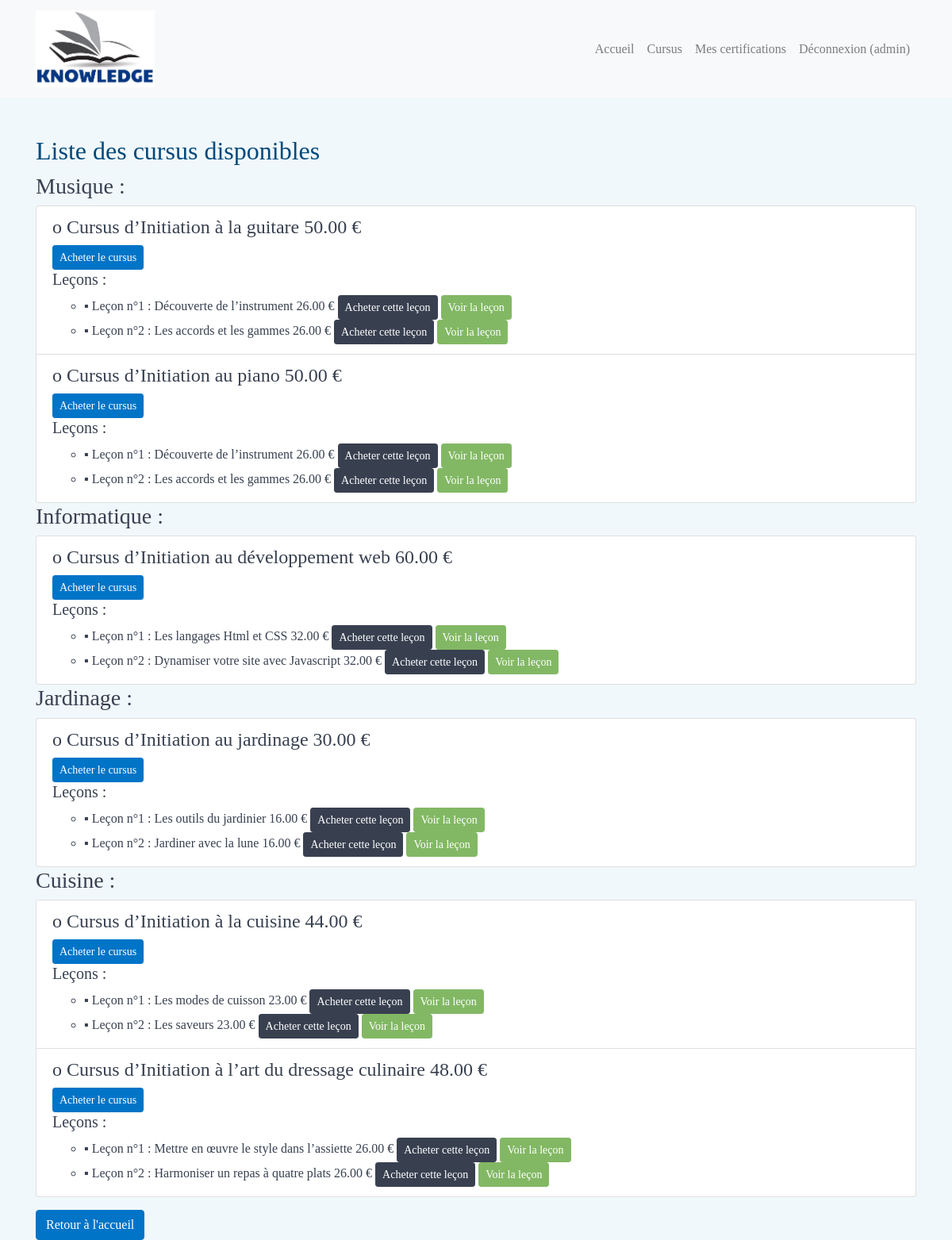
Screenshot of /cursuses/ (signed in) with the database file from the repository.
### learning/models.py (models this page shows, shortened)
class Utilisateur(AbstractUser):
    email = models.EmailField(unique=True)
    role = models.CharField(max_length=10, choices=[('client', 'Client'), ('admin', 'Admin')], default='client')
    is_active = models.BooleanField(default=False)
    created_at = models.DateTimeField(auto_now_add=True)
    updated_at = models.DateTimeField(auto_now=True)
    created_by = models.CharField(max_length=255)
    updated_by = models.CharField(max_length=255)
    groups = models.ManyToManyField(
        'auth.Group',
        related_name='utilisateur_set',
        blank=True,
        help_text='Groups this user belongs to.',
        verbose_name='groups',
    )
    user_permissions = models.ManyToManyField(
        'auth.Permission',
        related_name='utilisateur_set',
        blank=True,
        help_text='Specific permissions for this user.',
        verbose_name='user permissions',
    )

class Theme(models.Model):
    name = models.CharField(max_length=100)
    created_at = models.DateTimeField(auto_now_add=True)
    updated_at = models.DateTimeField(auto_now=True)
    created_by = models.CharField(max_length=255)
    updated_by = models.CharField(max_length=255)

class Cursus(models.Model):
    theme = models.ForeignKey(Theme, on_delete=models.CASCADE)
    name = models.CharField(max_length=100)
    price = models.DecimalField(max_digits=10, decimal_places=2)
    created_at = models.DateTimeField(auto_now_add=True)
    updated_at = models.DateTimeField(auto_now=True)
    created_by = models.CharField(max_length=255)
    updated_by = models.CharField(max_length=255)

class Lesson(models.Model):
    cursus = models.ForeignKey(Cursus, on_delete=models.CASCADE)
    title = models.CharField(max_length=100)
    content = models.TextField()
    video_url = models.CharField(max_length=255)
    price = models.DecimalField(max_digits=10, decimal_places=2)
    created_at = models.DateTimeField(auto_now_add=True)
    updated_at = models.DateTimeField(auto_now=True)
    created_by = models.CharField(max_length=255)
    updated_by = models.CharField(max_length=255)

### learning/views.py (the view)
# urls.py: path('cursuses/', views.list_cursuses, name='list_cursuses'),
def list_cursuses(request):
    themes = Theme.objects.all()
    themes_data = []
    for theme in themes:
        cursuses = Cursus.objects.filter(theme=theme)
        cursuses_data = []
        for cursus in cursuses:
            lessons = Lesson.objects.filter(cursus=cursus)
            purchased_lessons = Purchase.objects.filter(
                utilisateur=request.user if request.user.is_authenticated else None,
                lesson__in=lessons
            ).values_list('lesson', flat=True)
            has_purchased_cursus = Purchase.objects.filter(
                utilisateur=request.user if request.user.is_authenticated else None,
                cursus=cursus
            ).exists()
            if has_purchased_cursus:
                adjusted_price = 0
            else:
                remaining_lessons = lessons.exclude(id__in=purchased_lessons)
                if remaining_lessons.exists():
                    adjusted_price = sum(lesson.price for lesson in remaining_lessons)
                else:
                    adjusted_price = 0
                    has_purchased_cursus = True
                if not purchased_lessons:
                    adjusted_price = cursus.price
            lessons_data = []
            for idx, lesson in enumerate(lessons, start=1):
                lessons_data.append({
                    'id': lesson.id,
                    'title': lesson.title,
                    'price': lesson.price,
                    'is_purchased': lesson.id in purchased_lessons,
                    'index': idx
                })
            cursuses_data.append({
                'cursus': cursus,
                'adjusted_price': adjusted_price,
                'has_purchased_cursus': has_purchased_cursus,
                'lessons': lessons_data,
            })
        themes_data.append({
            'theme': theme,
            'cursuses': cursuses_data,
        })
    return render(request, 'list_cursuses.html', {'themes_data': themes_data})

### templates/list_cursuses.html (shortened to what this page needs)
{% extends 'base.html' %}
{% block content %}
    <h2>Liste des cursus disponibles</h2>
    {% if themes_data %}
        {% for theme_data in themes_data %}
            <h3>{{ theme_data.theme.name }} :</h3>
            <ul class="list-group">
                {% for cursus_data in theme_data.cursuses %}
                    <li class="list-group-item">
                        <h4>
                            o Cursus d’{{ cursus_data.cursus.name }} {{ cursus_data.adjusted_price }} €
                        </h4>
                        {% if not cursus_data.has_purchased_cursus %}
                            <a href="{% url 'buy_cursus' cursus_data.cursus.id %}" class="btn btn-primary btn-sm">Acheter le cursus</a>
                        {% endif %}
                        <h5>Leçons :</h5>
                        <ul class="lesson-buttons">
                            {% for lesson in cursus_data.lessons %}
                                <li>
                                    ▪ Leçon n°{{ lesson.index }} : {{ lesson.title }} {{ lesson.price }} €
                                    {% if lesson.is_purchased %}
                                        <span class="badge badge-success">Déjà payé</span>
                                        <a href="{% url 'view_lesson' lesson.id %}" class="btn btn-info btn-sm">Voir la leçon</a>
                                    {% else %}
                                        <a href="{% url 'buy_lesson' lesson.id %}" class="btn btn-secondary btn-sm">Acheter cette leçon</a>
                                        <a href="{% url 'view_lesson' lesson.id %}" class="btn btn-info btn-sm">Voir la leçon</a>
                                    {% endif %}
                                </li>
                            {% endfor %}
                        </ul>
                    </li>
                {% endfor %}
            </ul>
        {% empty %}
            <p>Aucun cursus disponible pour le moment.</p>
        {% endfor %}
    {% else %}
        <p>Aucun cursus disponible pour le moment.</p>
    {% endif %}
    <a href="{% url 'home' %}" class="btn btn-primary mt-3">Retour à l'accueil</a>
{% endblock %}

### templates/base.html (shortened to what this page needs)
{% load static %}
<!DOCTYPE html>
<html>
<head>
    <link rel="stylesheet" href="https://stackpath.bootstrapcdn.com/bootstrap/4.5.2/css/bootstrap.min.css">
    <link rel="stylesheet" href="{% static 'css/base.css' %}">
    <link rel="stylesheet" href="{% static 'css/components.css' %}">
</head>
<body>
    <header class="mb-4">
        <nav class="navbar navbar-expand-lg navbar-light bg-light">
            <div class="container">
                <a class="navbar-brand" href="{% url 'home' %}">
                    <img src="{% static 'images/Logo.jpg' %}" alt="Knowledge Learning Logo" style="max-width: 150px;">
                </a>
                <div class="collapse navbar-collapse" id="navbarNav">
                    <ul class="navbar-nav ml-auto">
                        <li class="nav-item">
                            <a class="nav-link" href="{% url 'home' %}">Accueil</a>
                        </li>
                        <li class="nav-item">
                            <a class="nav-link" href="{% url 'list_cursuses' %}">Cursus</a>
                        </li>
                        {% if user.is_authenticated %}
                            <li class="nav-item">
                                <a class="nav-link" href="{% url 'list_certifications' %}">Mes certifications</a>
                            </li>
                            <li class="nav-item">
                                <a class="nav-link" href="{% url 'logout' %}">Déconnexion ({{ user.username }})</a>
                            </li>
                        {% endif %}
                    </ul>
                </div>
            </div>
        </nav>
    </header>
    <div class="container mt-5">
        {% block content %}
        {% endblock %}
    </div>
</body>
</html>

### static/css/base.css (style rules this page uses)
body { font-family: "Comic Sans MS", "Comic Sans", cursive; background-color: #f1f8fc; color: #384050; }
h2 { color: #00497c; }

### static/css/components.css (style rules this page uses)
.btn-primary { background-color: #0074c7; border-color: #0074c7; }
.btn-info { background-color: #82b864; border-color: #82b864; }
.btn-secondary { background-color: #384050; border-color: #384050; }
a { color: #0074c7; }

### rows the page displays
Utilisateur: username "admin"
Theme: theme.name "Musique"
Cursus: cursus.name "Initiation à la guitare", adjusted_price "50.00", index "1" "2"
Lesson: title "Découverte de l’instrument", price "26.00"
Lesson: title "Les accords et les gammes", price "26.00"
Cursus: cursus.name "Initiation au piano", adjusted_price "50.00", index "1" "2"
Lesson: title "Découverte de l’instrument", price "26.00"
Lesson: title "Les accords et les gammes", price "26.00"
Theme: theme.name "Informatique"
Cursus: cursus.name "Initiation au développement web", adjusted_price "60.00", index "1" "2"
Lesson: title "Les langages Html et CSS", price "32.00"
Lesson: title "Dynamiser votre site avec Javascript", price "32.00"
Theme: theme.name "Jardinage"
Cursus: cursus.name "Initiation au jardinage", adjusted_price "30.00", index "1" "2"
Lesson: title "Les outils du jardinier", price "16.00"
Lesson: title "Jardiner avec la lune", price "16.00"
Theme: theme.name "Cuisine"
Cursus: cursus.name "Initiation à la cuisine", adjusted_price "44.00", index "1" "2"
Lesson: title "Les modes de cuisson", price "23.00"
Lesson: title "Les saveurs", price "23.00"
Cursus: cursus.name "Initiation à l’art du dressage culinaire", adjusted_price "48.00", index "1" "2"
Lesson: title "Mettre en œuvre le style dans l’assiette", price "26.00"
Lesson: title "Harmoniser un repas à quatre plats", price "26.00"
